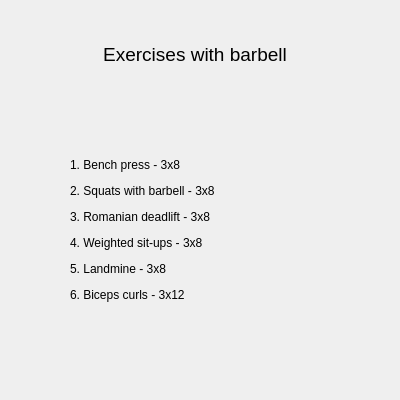
<?xml version="1.0" encoding="UTF-8"?>
<ui version="4.0">
 <class>equipment2</class>
 <widget class="QDialog" name="equipment2">
  <property name="geometry">
   <rect>
    <x>0</x>
    <y>0</y>
    <width>400</width>
    <height>400</height>
   </rect>
  </property>
  <property name="windowTitle">
   <string>Barbell Exercises</string>
  </property>
  <widget class="QLabel" name="label_2">
   <property name="geometry">
    <rect>
     <x>70</x>
     <y>40</y>
     <width>250</width>
     <height>30</height>
    </rect>
   </property>
   <property name="text">
    <string>&lt;html&gt;&lt;head/&gt;&lt;body&gt;&lt;p align=&quot;center&quot;&gt;&lt;span style=&quot; font-size:14pt; background-color:transparent;&quot;&gt;Exercises with barbell&lt;/span&gt;&lt;/p&gt;&lt;/body&gt;&lt;/html&gt;</string>
   </property>
  </widget>
  <widget class="QLabel" name="label">
   <property name="geometry">
    <rect>
     <x>70</x>
     <y>130</y>
     <width>250</width>
     <height>200</height>
    </rect>
   </property>
   <property name="text">
    <string>&lt;html&gt;&lt;head/&gt;&lt;body&gt;&lt;p&gt;&lt;span style=&quot; background-color:transparent;&quot;&gt;1. Bench press - 3x8&lt;/span&gt;&lt;/p&gt;&lt;p&gt;&lt;span style=&quot; background-color:transparent;&quot;&gt;2. Squats with barbell - 3x8&lt;/span&gt;&lt;/p&gt;&lt;p&gt;&lt;span style=&quot; background-color:transparent;&quot;&gt;3. Romanian deadlift - 3x8&lt;/span&gt;&lt;/p&gt;&lt;p&gt;&lt;span style=&quot; background-color:transparent;&quot;&gt;4. Weighted sit-ups - 3x8&lt;/span&gt;&lt;/p&gt;&lt;p&gt;&lt;span style=&quot; background-color:transparent;&quot;&gt;5. Landmine - 3x8&lt;/span&gt;&lt;/p&gt;&lt;p&gt;&lt;span style=&quot; background-color:transparent;&quot;&gt;6. Biceps curls - 3x12&lt;/span&gt;&lt;/p&gt;&lt;/body&gt;&lt;/html&gt;</string>
   </property>
  </widget>
 </widget>
 <resources/>
 <connections/>
</ui>
